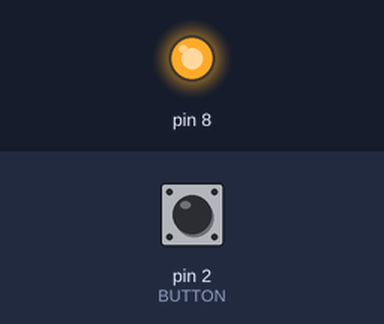
The sketch below on a simulated Arduino Uno, built with avr-gcc and run on an emulated ATmega328P. On the bench: output pins drawn as LEDs (lit = HIGH). Dashed ring = blinking. The inputs (shaded band) are chosen by the test bench; at power-on: pin 2 (BUTTON) HIGH.

Above: at 1.2 s.
1.3 s: pin 2 (BUTTON) pulled LOW for 0.15 s
At 1.46 s:
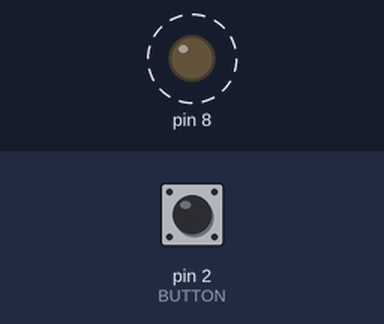
2.9 s: pin 2 (BUTTON) pulled LOW for 3.2 s
At 6.11 s:
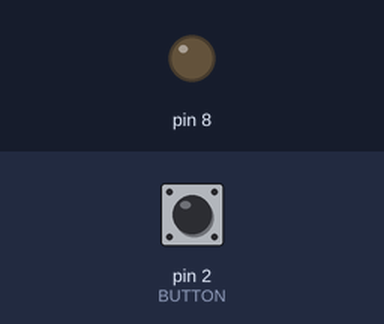
Timing chart, 0 to 7.6 s (numbered marks = the images above; inputs shaded):
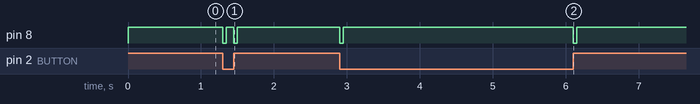

The sketch:

External_interrupt_BareMetal.ino
```cpp
ISR(INT0_vect){
  PORTB &= ~(1<<0);
  delay(10000);
}
void setup() {
  DDRB |= (1<<0);//set the pin PB0 or digital pin 8 as output
  PORTB &= ~(1<<0);
  DDRD &= ~(1<<2);//set the pin PD2 or Digital pin 2 as input
  PORTD |= (1<<2);//ENABLING THE PULLUP RESISTOR TO THE CORRESPONDING BUTTON PIN
                  //TO AVOID UNRELIABLE OR RAMDOM BUTTON BEHAVIOR
  //SREG |= (1<<7);//ENABLING THE GLOBAL INTERRUPT
  sei();
  EICRA |= (1<<0);//SET AS CHANGE IN EXTERNAL INTERRUPT 0
  EIMSK |= (1<<0);//ENABLE THE EXTERNAL INTERRUPT 0
}

void loop() {
  // put your main code here, to run repeatedly:
  PORTB |= (1<<0);

}
```

Measured:
- after the input at 1.3 s, pin 8: alternates HIGH for 0.10 s and LOW for 0.05 s, 4 changes in all, then stays HIGH, starting at once
- after the input at 2.9 s, pin 8: alternates HIGH for 3.2 s and LOW for 0.05 s, 4 changes in all, then stays HIGH, starting at once
